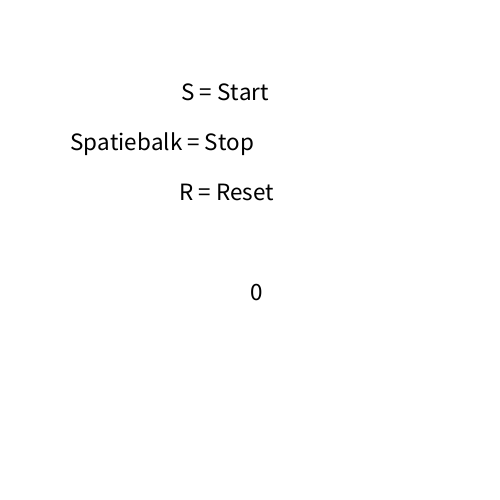
Frame 1 (no input)
Frame 60 (the mouse pressed at the canvas centre just before this capture): identical to frame 1, image omitted
Frame 120 (the mouse held since frame 60 and released just before this capture): identical to frame 1, image omitted

The Processing sketch that drew this single still picture (run headless with seeded random() and noise(); from frame 60 on, the mouse is pressed at the canvas centre):

// Processing sketch: Verdieping_Opdr_12_4
// ── Verdieping_Opdr_12_4.pde
int verstrekenMillis = 0;
int eindtijd;
int sec;

void setup(){
  size(500,500);
  fill(0,0,0);
  textSize(25);
}

void draw(){
  background(255,255,255);
  sec = eindtijd/1000;
  text(sec, 250,300);
  text("S = Start",181,100);
  text("Spatiebalk = Stop",70,150);
  text("R = Reset",179,200);
}

void keyPressed(){
  //S = start
  if(keyCode == 83){
    println("Start");
    verstrekenMillis = millis();
  }else 
  
  //spatie stop
  if(keyCode == 32){
    println("Stop");
    eindtijd = millis()-verstrekenMillis;
    println(eindtijd);
  }else
  
  //R = Reset
  if(keyCode == 82){
    println("Reset");
    eindtijd = 0;
    println(eindtijd);
  }
}
